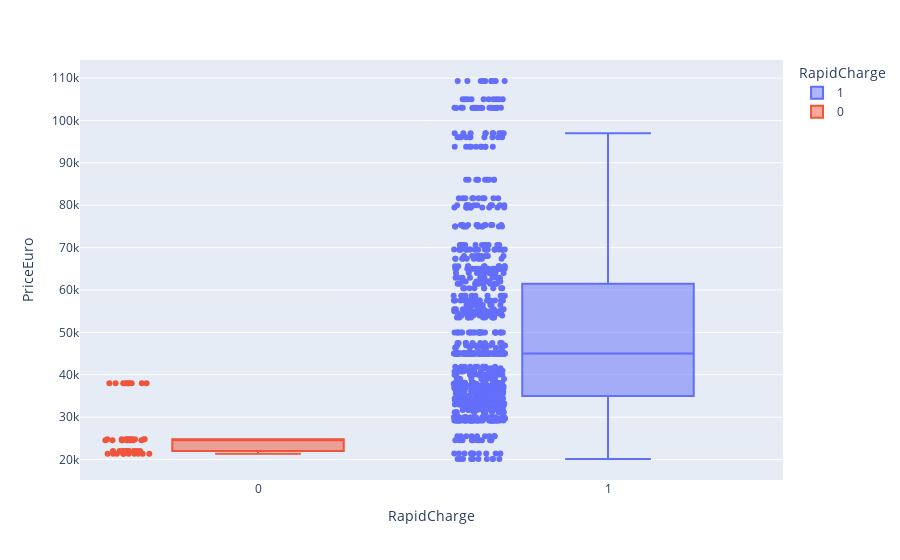

Write notebook code for a chart like this one.
### Code cell
px.box(data,x='RapidCharge',y = 'PriceEuro',color = 'RapidCharge',points='all')

### Figure 1 — Plotly figure (JSON) as saved in the notebook; plotly's stock layout.template omitted (floating-point values rounded to 4 significant figures; data arrays with more than 128 entries replaced by an {"elided": "..."} marker saying what was removed)
{"data": [{"alignmentgroup": "True", "boxpoints": "all", "hovertemplate": "RapidCharge=%{x}<br>PriceEuro=%{y}<extra></extra>", "legendgroup": "1", "marker": {"color": "#636efa"}, "name": "1", "notched": false, "offsetgroup": "1", "orientation": "v", "showlegend": true, "type": "box", "x": {"elided": "980 int values"}, "x0": " ", "xaxis": "x", "y": {"elided": "980 int values"}, "y0": " ", "yaxis": "y"}, {"alignmentgroup": "True", "boxpoints": "all", "hovertemplate": "RapidCharge=%{x}<br>PriceEuro=%{y}<extra></extra>", "legendgroup": "0", "marker": {"color": "#EF553B"}, "name": "0", "notched": false, "offsetgroup": "0", "orientation": "v", "showlegend": true, "type": "box", "x": [0, 0, 0, 0, 0, 0, 0, 0, 0, 0, 0, 0, 0, 0, 0, 0, 0, 0, 0, 0, 0, 0, 0, 0, 0, 0, 0, 0, 0, 0, 0, 0, 0, 0, 0, 0, 0, 0, 0, 0, 0, 0, 0, 0, 0, 0, 0, 0, 0, 0], "x0": " ", "xaxis": "x", "y": [24790, 38000, 22030, 21387, 24565, 24790, 38000, 22030, 21387, 24565, 24790, 38000, 22030, 21387, 24565, 24790, 38000, 22030, 21387, 24565, 24790, 38000, 22030, 21387, 24565, 24790, 38000, 22030, 21387, 24565, 24790, 38000, 22030, 21387, 24565, 24790, 38000, 22030, 21387, 24565, 24790, 38000, 22030, 21387, 24565, 24790, 38000, 22030, 21387, 24565], "y0": " ", "yaxis": "y"}], "layout": {"boxmode": "overlay", "legend": {"title": {"text": "RapidCharge"}, "tracegroupgap": 0}, "margin": {"t": 60}, "xaxis": {"anchor": "y", "categoryarray": [1, 0], "categoryorder": "array", "domain": [0, 1], "title": {"text": "RapidCharge"}}, "yaxis": {"anchor": "x", "domain": [0, 1], "title": {"text": "PriceEuro"}}}}
